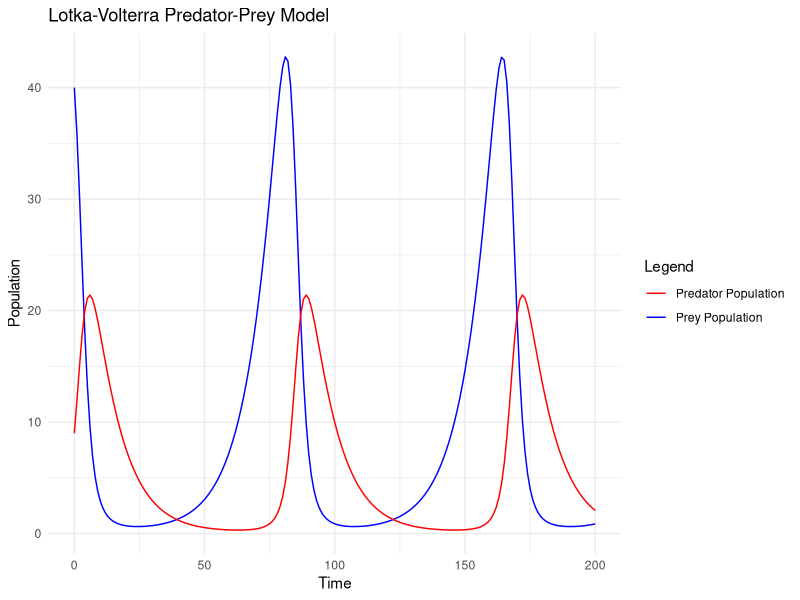

R code for this plot:
## ---- chunk 1
knitr::opts_chunk$set(echo = TRUE)
## ---- chunk 2
if (!requireNamespace("deSolve", quietly = TRUE)) {
  install.packages("deSolve")
}
library(deSolve)
install.packages("ggplot2")
## ---- chunk 3
lotka_volterra <- function(t, state, parameters) {
  with(as.list(c(state, parameters)), {
    dx <- alpha * x - beta * x * y
    dy <- delta * x * y - gamma * y
    list(c(dx, dy))
  })
}

## ---- chunk 4
state <- c(x = 40, y = 9)  # Initial populations of prey and predators
## ---- chunk 5
parameters <- c(alpha = 0.1, beta = 0.02, delta = 0.01, gamma = 0.1)
## ---- chunk 6
times <- seq(0, 200, by = 1)
## ---- chunk 7
output <- ode(y = state, times = times, func = lotka_volterra, parms = parameters)
## ---- chunk 8
output <- as.data.frame(output)
## ---- chunk 9
library(ggplot2)
ggplot(output, aes(x = time)) +
  geom_line(aes(y = x, color = "Prey Population")) +
  geom_line(aes(y = y, color = "Predator Population")) +
  labs(
    title = "Lotka-Volterra Predator-Prey Model",
    x = "Time",
    y = "Population"
  ) +
  scale_color_manual(name = "Legend", values = c("Prey Population" = "blue", "Predator Population" = "red")) +
  theme_minimal()
